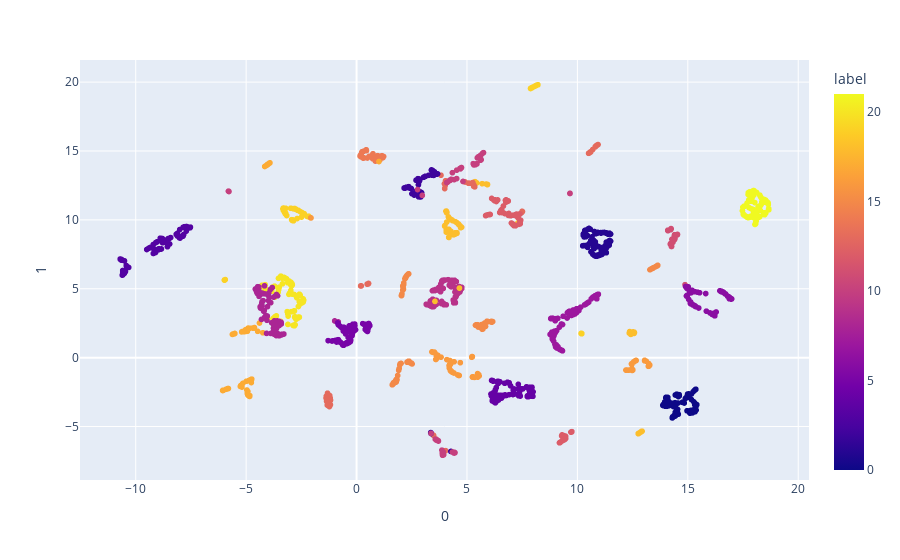

Notebook code for this chart:
### Code cell
umap_2d = umap.UMAP(n_components=2, init='random', random_state=0, n_neighbors=4, metric="euclidean")
proj_2d = umap_2d.fit_transform(df_std)
fig_2d = px.scatter(
    proj_2d, x=0, y=1,
    color=df['label'], labels={'color': 'label'}
)
fig_2d.show()

### Figure 1 — Plotly figure (JSON) as saved in the notebook; plotly's stock layout.template omitted (floating-point values rounded to 4 significant figures; data arrays with more than 128 entries replaced by an {"elided": "..."} marker saying what was removed)
{"data": [{"hovertemplate": "0=%{x}<br>1=%{y}<br>label=%{marker.color}<extra></extra>", "legendgroup": "", "marker": {"color": {"elided": "1941 int values"}, "coloraxis": "coloraxis", "symbol": "circle"}, "mode": "markers", "name": "", "showlegend": false, "type": "scattergl", "x": {"elided": "1941 float values"}, "xaxis": "x", "y": {"elided": "1941 float values"}, "yaxis": "y"}], "layout": {"coloraxis": {"colorbar": {"title": {"text": "label"}}, "colorscale": [[0, "#0d0887"], [0.1111, "#46039f"], [0.2222, "#7201a8"], [0.3333, "#9c179e"], [0.4444, "#bd3786"], [0.5556, "#d8576b"], [0.6667, "#ed7953"], [0.7778, "#fb9f3a"], [0.8889, "#fdca26"], [1, "#f0f921"]]}, "legend": {"tracegroupgap": 0}, "margin": {"t": 60}, "xaxis": {"anchor": "y", "domain": [0, 1], "title": {"text": "0"}}, "yaxis": {"anchor": "x", "domain": [0, 1], "title": {"text": "1"}}}}
